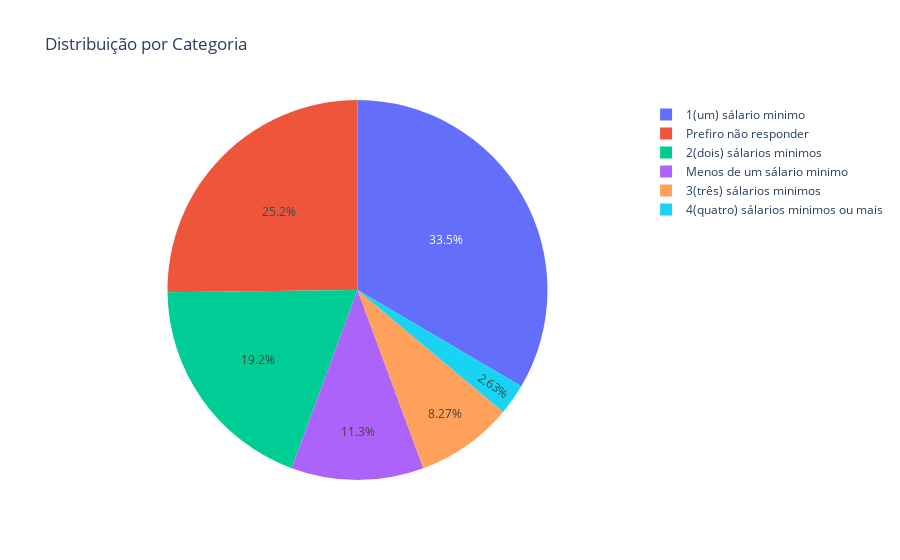

Notebook cell for this chart:
### Markdown cell above
### Proporção das Rendas

### Code cell
contagem = df_renomeado['Renda Familiar'].value_counts().reset_index()
contagem.columns = ['Renda Familiar', 'Contagem']

# Criar gráfico de pizza
fig = px.pie(contagem, 
             names='Renda Familiar', 
             values='Contagem', 
             title='Distribuição por Renda Familiar')

fig.show()

### Figure 1 — Plotly figure (JSON) as saved in the notebook; plotly's stock layout.template omitted (floating-point values rounded to 4 significant figures)
{"data": [{"domain": {"x": [0, 1], "y": [0, 1]}, "hovertemplate": "Renda Familiar=%{label}<br>Contagem=%{value}<extra></extra>", "labels": ["1(um) sálario minimo", "Prefiro não responder", "2(dois) sálarios minimos", "Menos de um sálario minimo", "3(três) sálarios minimos", "4(quatro) sálarios minimos ou mais"], "legendgroup": "", "name": "", "showlegend": true, "type": "pie", "values": [89, 67, 51, 30, 22, 7]}], "layout": {"legend": {"tracegroupgap": 0}, "title": {"text": "Distribuição por Categoria"}}}
